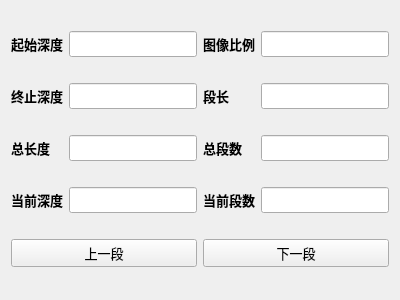
<?xml version="1.0" encoding="UTF-8"?>
<ui version="4.0">
 <class>ImageFrame</class>
 <widget class="QWidget" name="ImageFrame">
  <property name="geometry">
   <rect>
    <x>0</x>
    <y>0</y>
    <width>400</width>
    <height>300</height>
   </rect>
  </property>
  <property name="font">
   <font>
    <family>微软雅黑</family>
    <pointsize>10</pointsize>
   </font>
  </property>
  <property name="windowTitle">
   <string>Form</string>
  </property>
  <layout class="QHBoxLayout" name="horizontalLayout">
   <item>
    <layout class="QGridLayout" name="gridLayout_2">
     <item row="2" column="2">
      <widget class="QLabel" name="label_8">
       <property name="font">
        <font>
         <weight>75</weight>
         <bold>true</bold>
        </font>
       </property>
       <property name="text">
        <string>总段数</string>
       </property>
      </widget>
     </item>
     <item row="3" column="3">
      <widget class="QLineEdit" name="lineEdit_8"/>
     </item>
     <item row="3" column="0">
      <widget class="QLabel" name="label_5">
       <property name="font">
        <font>
         <weight>75</weight>
         <bold>true</bold>
        </font>
       </property>
       <property name="text">
        <string>当前深度</string>
       </property>
      </widget>
     </item>
     <item row="4" column="2" colspan="2">
      <widget class="QPushButton" name="nextButton">
       <property name="text">
        <string>下一段</string>
       </property>
      </widget>
     </item>
     <item row="3" column="1">
      <widget class="QLineEdit" name="lineEdit_4"/>
     </item>
     <item row="4" column="0" colspan="2">
      <widget class="QPushButton" name="lastButton">
       <property name="text">
        <string>上一段</string>
       </property>
      </widget>
     </item>
     <item row="2" column="3">
      <widget class="QLineEdit" name="lineEdit_7"/>
     </item>
     <item row="3" column="2">
      <widget class="QLabel" name="label_9">
       <property name="font">
        <font>
         <weight>75</weight>
         <bold>true</bold>
        </font>
       </property>
       <property name="text">
        <string>当前段数</string>
       </property>
      </widget>
     </item>
     <item row="2" column="1">
      <widget class="QLineEdit" name="lineEdit_3"/>
     </item>
     <item row="0" column="0">
      <widget class="QLabel" name="label_2">
       <property name="font">
        <font>
         <weight>75</weight>
         <bold>true</bold>
        </font>
       </property>
       <property name="text">
        <string>起始深度</string>
       </property>
      </widget>
     </item>
     <item row="1" column="2">
      <widget class="QLabel" name="label_7">
       <property name="font">
        <font>
         <weight>75</weight>
         <bold>true</bold>
        </font>
       </property>
       <property name="text">
        <string>段长</string>
       </property>
      </widget>
     </item>
     <item row="0" column="1">
      <widget class="QLineEdit" name="lineEdit"/>
     </item>
     <item row="1" column="0">
      <widget class="QLabel" name="label_3">
       <property name="font">
        <font>
         <weight>75</weight>
         <bold>true</bold>
        </font>
       </property>
       <property name="text">
        <string>终止深度</string>
       </property>
      </widget>
     </item>
     <item row="2" column="0">
      <widget class="QLabel" name="label_4">
       <property name="font">
        <font>
         <weight>75</weight>
         <bold>true</bold>
        </font>
       </property>
       <property name="text">
        <string>总长度</string>
       </property>
      </widget>
     </item>
     <item row="0" column="3">
      <widget class="QLineEdit" name="lineEdit_5"/>
     </item>
     <item row="0" column="2">
      <widget class="QLabel" name="label_6">
       <property name="font">
        <font>
         <weight>75</weight>
         <bold>true</bold>
        </font>
       </property>
       <property name="text">
        <string>图像比例</string>
       </property>
      </widget>
     </item>
     <item row="1" column="1">
      <widget class="QLineEdit" name="lineEdit_2"/>
     </item>
     <item row="1" column="3">
      <widget class="QLineEdit" name="lineEdit_6"/>
     </item>
    </layout>
   </item>
  </layout>
 </widget>
 <resources/>
 <connections/>
</ui>
